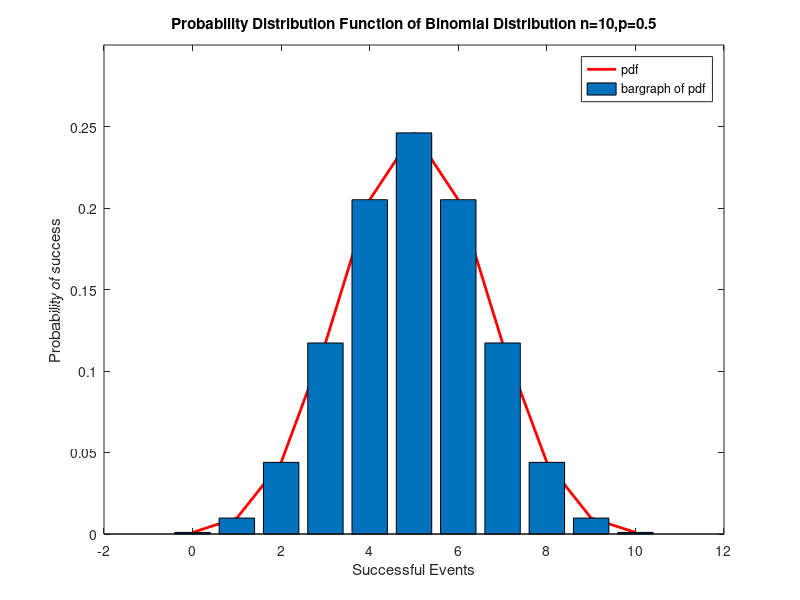
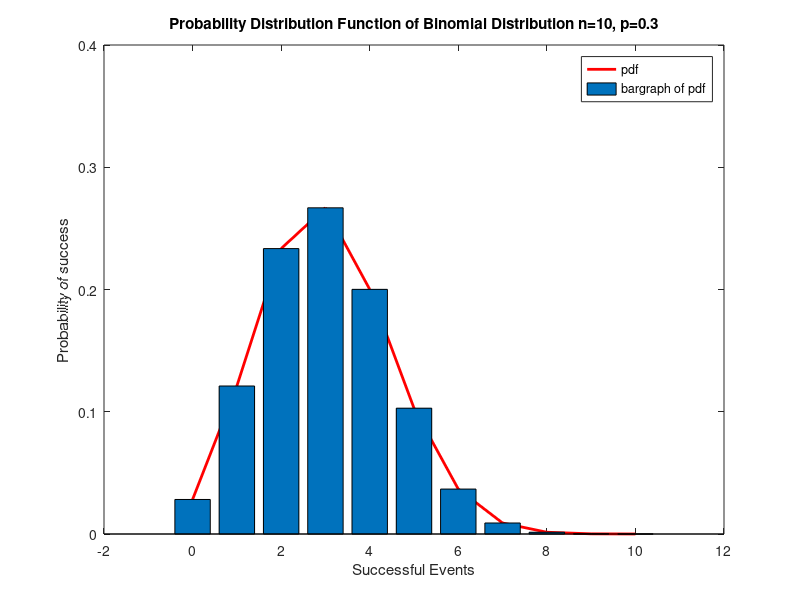

Reproduce these figures in MATLAB, in order.

%Program to plot probability distribution function
%Throwing a ball 10 times

clc; clear all; close all;

n = 10; % number of trials
p1 = 0.5; % Probability of a goal
x = 0:10; 
y1 = binopdf(x,n,p1) %pdf of the binomial distribution

%plot of probability distribution function
figure(1)
set(gcf,'Name','pdf of binomial distribution n=10, p=0.5','Color','w')
plot(x,y1,'-r','LineWidth',2)
hold on;
bar(x,y1)
hold on;
axis([-2 12 0 0.3])
xlabel('Successful Events')
ylabel('Probability of success')
title('Probability Distribution Function of Binomial Distribution n=10,p=0.5')
legend('pdf','bargraph of pdf');

%--------------------------------------------------------
% n=10, p=0.3, q=0.7
n = 10; % number of trials
p2 = 0.3; % Probability of a goal
x = 0:10; 
y2 = binopdf(x,n,p2) %pdf of the binomial distribution
figure(2)
set(gcf,'Name','pdf of binomial distribution n=10, p=0.3','Color','w')
plot(x,y2,'-r','LineWidth',2)
hold on;
bar(x,y2)
hold on;
axis([-2 12 0 0.4])
xlabel('Successful Events')
ylabel('Probability of success')
title('Probability Distribution Function of Binomial Distribution n=10, p=0.3')
legend('pdf','bargraph of pdf');
